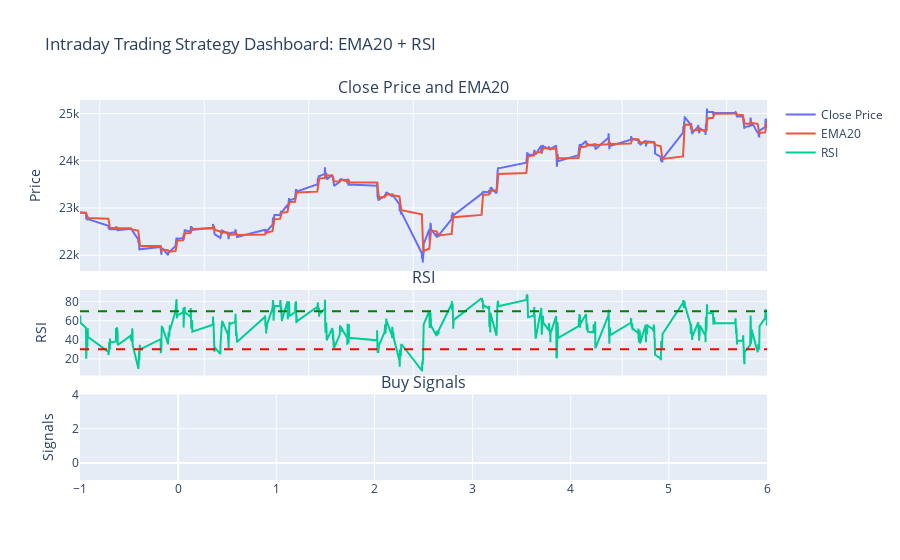

Notebook source saved alongside this figure:
### Markdown cell above
## ⏱ Intraday Strategy: EMA + RSI

### Code cell
import yfinance as yf
import pandas as pd
from ta.trend import EMAIndicator
from ta.momentum import RSIIndicator
import plotly.graph_objects as go
from plotly.subplots import make_subplots

# Step 1: Download intraday data
nifty_intra = yf.download("^NSEI", period="60d", interval="15m")
nifty_intra.dropna(inplace=True)

# Step 2: Flatten MultiIndex columns to single level
nifty_intra.columns = ['_'.join(col).strip() if col[1] else col[0] for col in nifty_intra.columns.values]

# Step 3: Calculate indicators
close_series = nifty_intra['Close_^NSEI']

nifty_intra['EMA20'] = EMAIndicator(close=close_series, window=20).ema_indicator()
nifty_intra['RSI'] = RSIIndicator(close=close_series, window=14).rsi()

nifty_intra.dropna(subset=['EMA20', 'RSI'], inplace=True)

# Step 4: Create Buy Signal: RSI < 30 AND Close > EMA20
nifty_intra['Signal'] = ((nifty_intra['RSI'] < 30) & (nifty_intra['Close_^NSEI'] > nifty_intra['EMA20'])).astype(int)

# Step 5: Plotting with Plotly

fig = make_subplots(
    rows=3, cols=1,
    shared_xaxes=True,
    vertical_spacing=0.05,
    subplot_titles=("Close Price and EMA20", "RSI", "Buy Signals"),
    row_heights=[0.5, 0.25, 0.25]
)

# Close Price + EMA20
fig.add_trace(go.Scatter(
    x=nifty_intra.index,
    y=nifty_intra['Close_^NSEI'],
    mode='lines',
    name='Close Price'
), row=1, col=1)

fig.add_trace(go.Scatter(
    x=nifty_intra.index,
    y=nifty_intra['EMA20'],
    mode='lines',
    name='EMA20'
), row=1, col=1)

# RSI line and threshold lines
fig.add_trace(go.Scatter(
    x=nifty_intra.index,
    y=nifty_intra['RSI'],
    mode='lines',
    name='RSI'
), row=2, col=1)

fig.add_hline(y=30, line_dash="dash", line_color="red", row=2, col=1)
fig.add_hline(y=70, line_dash="dash", line_color="green", row=2, col=1)

# Buy signals (scatter plot with markers where Signal == 1)
buy_signals = nifty_intra[nifty_intra['Signal'] == 1]
fig.add_trace(go.Scatter(
    x=buy_signals.index,
    y=buy_signals['Close_^NSEI'],
    mode='markers',
    marker=dict(color='green', size=10, symbol='triangle-up'),
    name='Buy Signal'
), row=3, col=1)

# Update layout
fig.update_layout(
    height=800,
    title_text="Intraday Trading Strategy Dashboard: EMA20 + RSI",
    showlegend=True
)

fig.update_yaxes(title_text="Price", row=1, col=1)
fig.update_yaxes(title_text="RSI", row=2, col=1)
fig.update_yaxes(title_text="Signals", row=3, col=1)

fig.show()

### Figure 1 — Plotly figure (JSON) as saved in the notebook; plotly's stock layout.template omitted (floating-point values rounded to 4 significant figures; data arrays with more than 128 entries replaced by an {"elided": "..."} marker saying what was removed)
{"data": [{"mode": "lines", "name": "Close Price", "type": "scatter", "x": {"elided": "1481 str values"}, "xaxis": "x", "y": {"elided": "1481 float values"}, "yaxis": "y"}, {"mode": "lines", "name": "EMA20", "type": "scatter", "x": {"elided": "1481 str values"}, "xaxis": "x", "y": {"elided": "1481 float values"}, "yaxis": "y"}, {"mode": "lines", "name": "RSI", "type": "scatter", "x": {"elided": "1481 str values"}, "xaxis": "x2", "y": {"elided": "1481 float values"}, "yaxis": "y2"}, {"marker": {"color": "green", "size": 10, "symbol": "triangle-up"}, "mode": "markers", "name": "Buy Signal", "type": "scatter", "x": [], "xaxis": "x3", "y": [], "yaxis": "y3"}], "layout": {"annotations": [{"font": {"size": 16}, "showarrow": false, "text": "Close Price and EMA20", "x": 0.5, "xanchor": "center", "xref": "paper", "y": 1, "yanchor": "bottom", "yref": "paper"}, {"font": {"size": 16}, "showarrow": false, "text": "RSI", "x": 0.5, "xanchor": "center", "xref": "paper", "y": 0.5, "yanchor": "bottom", "yref": "paper"}, {"font": {"size": 16}, "showarrow": false, "text": "Buy Signals", "x": 0.5, "xanchor": "center", "xref": "paper", "y": 0.225, "yanchor": "bottom", "yref": "paper"}], "autosize": true, "shapes": [{"line": {"color": "red", "dash": "dash"}, "type": "line", "x0": 0, "x1": 1, "xref": "x2 domain", "y0": 30, "y1": 30, "yref": "y2"}, {"line": {"color": "green", "dash": "dash"}, "type": "line", "x0": 0, "x1": 1, "xref": "x2 domain", "y0": 70, "y1": 70, "yref": "y2"}], "showlegend": true, "title": {"text": "Intraday Trading Strategy Dashboard: EMA20 + RSI"}, "xaxis": {"anchor": "y", "autorange": true, "domain": [0, 1], "matches": "x3", "range": ["2025-02-20 08:30", "2025-05-23 09:45"], "showticklabels": false, "type": "date"}, "xaxis2": {"anchor": "y2", "autorange": true, "domain": [0, 1], "matches": "x3", "range": ["2025-02-20 08:30", "2025-05-23 09:45"], "showticklabels": false, "type": "date"}, "xaxis3": {"anchor": "y3", "autorange": true, "domain": [0, 1], "range": [-1, 6]}, "yaxis": {"anchor": "x", "autorange": true, "domain": [0.55, 1], "range": [21670.0, 25290.0], "title": {"text": "Price"}, "type": "linear"}, "yaxis2": {"anchor": "x2", "autorange": true, "domain": [0.275, 0.5], "range": [2.586, 92.26], "title": {"text": "RSI"}, "type": "linear"}, "yaxis3": {"anchor": "x3", "autorange": true, "domain": [0, 0.225], "range": [-1, 4], "title": {"text": "Signals"}}}}
